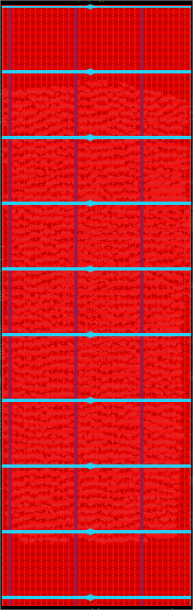
#> input picture tools/wsl/chan_top_reshape_raw/450x1422.png, 193 x 610 px; its folder holds only this picture in this run
$ python recolor_reshape_pngs.py
#> lines starting #> are read from the running program, lines starting #| are printed output that depends on the picture; after the words box and inside, x2 and y2 are one past the last pixel; in counts of white or black regions, pixels touching at a corner belong together
"""Recolor the raw OpenROAD placement screenshots (tools/wsl/chan_top_reshape_raw/*.png, red std cells on
black, cyan PDN stripes) into the dashboard palette and write them to
my_dashboard/public/macro-area/chan-top-reshape/. Only colors change - every pixel keeps its brightness
(= cell density / stripe intensity), so the picture shows exactly the same placement.

  python tools/recolor_reshape_pngs.py

Palette (same as the Macro Tetris canvas): background #101726, std cells purple #7F77DD, PDN stripes green #1D9E75.
"""
import pathlib
import numpy as np
from PIL import Image

ROOT = pathlib.Path(__file__).resolve().parents[1]
SRC = ROOT / "tools/wsl/chan_top_reshape_raw"
DST = ROOT / "my_dashboard/public/macro-area/chan-top-reshape"
BG = np.array([0x10, 0x17, 0x26], float)
CELL = np.array([0x7F, 0x77, 0xDD], float)
PDN = np.array([0x1D, 0x9E, 0x75], float)


def ramp(t, color):
    t = np.clip(t, 0, 1)[..., None]
    return BG + (color - BG) * t


for f in sorted(SRC.glob("*.png")):
    a = np.asarray(Image.open(f).convert("RGB"), float) / 255.0
    r, g, b = a[..., 0], a[..., 1], a[..., 2]
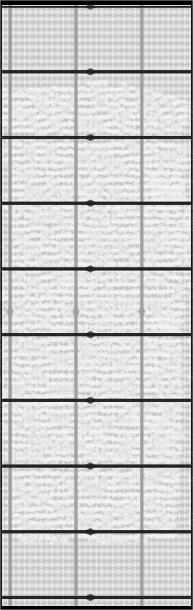
#> r: shape (610, 193) float64; min 0, max 0.957, mean 0.805
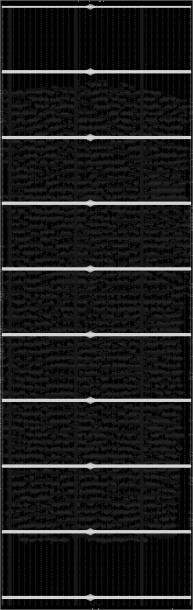
#> g: shape (610, 193) float64; min 0, max 0.847, mean 0.101
    cyan = np.minimum(g, b) - 0.5 * r            # stripes: green+blue high, red low
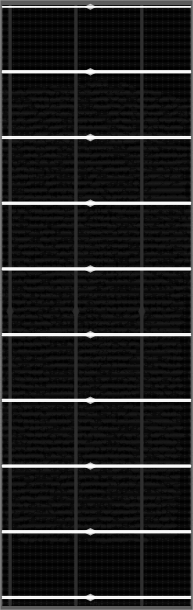
#> cyan: shape (610, 193) float64; min -0.445, max 0.784, mean -0.302; drawn with min black and max white
    is_pdn = cyan > 0.25
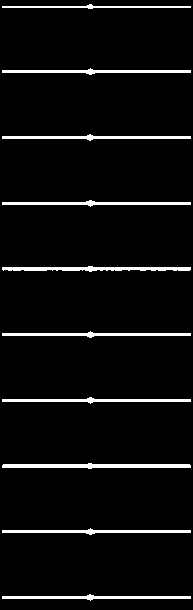
#> is_pdn: shape (610, 193) bool; 5% white; 10 white regions, largest, box (x1, y1, x2, y2) and area: (2, 463, 191, 469) 762, (2, 266, 191, 272) 697, (2, 68, 191, 75) 585
    cell_t = np.maximum(r, 0.5 * (g + b)) ** 1.5  # brightness of the (red) cell fill / grid lines
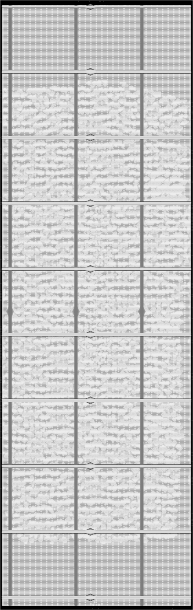
#> cell_t: shape (610, 193) float64; min 0, max 0.936, mean 0.781
    out = np.where(is_pdn[..., None], ramp(np.minimum(1, cyan * 1.3 + 0.15), PDN), ramp(cell_t, CELL))
#> in ramp, `return BG + (color - BG) * t`:
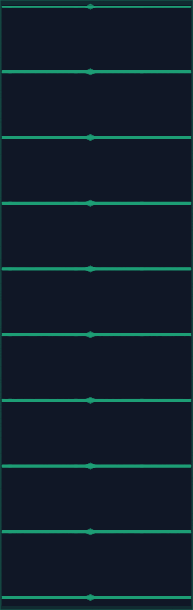
#> returned value: shape (610, 193, 3) float64; mean of channels 0, 1, 2 16.8, 30.9, 42.6; drawn as R, G, B
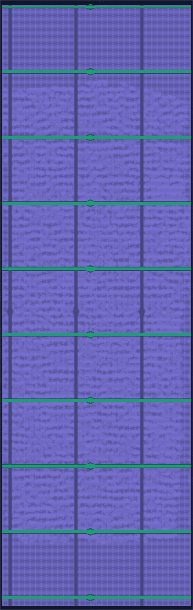
#> out: shape (610, 193, 3) float64; mean of channels 0, 1, 2 98.8, 100.6, 177.3; drawn as R, G, B
    # keep pure-black pixels (outside the die) at the dashboard background
    out = np.where((a.max(-1) < 0.02)[..., None], BG, out)
    DST.mkdir(parents=True, exist_ok=True)
    Image.fromarray(np.clip(out, 0, 255).astype("uint8")).save(DST / f.name, optimize=True)  # size unchanged: aspect = die W:H
    print(f.name, a.shape[1], "x", a.shape[0])
#| 450x1422.png 193 x 610

$ run again, on tools/wsl/chan_top_reshape_raw/800x800.png
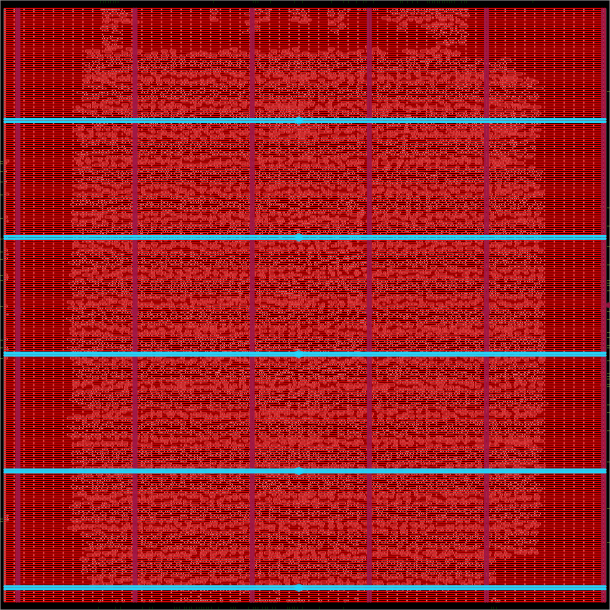
#> input picture tools/wsl/chan_top_reshape_raw/800x800.png, 610 x 610 px
#> `is_pdn = cyan > 0.25`:
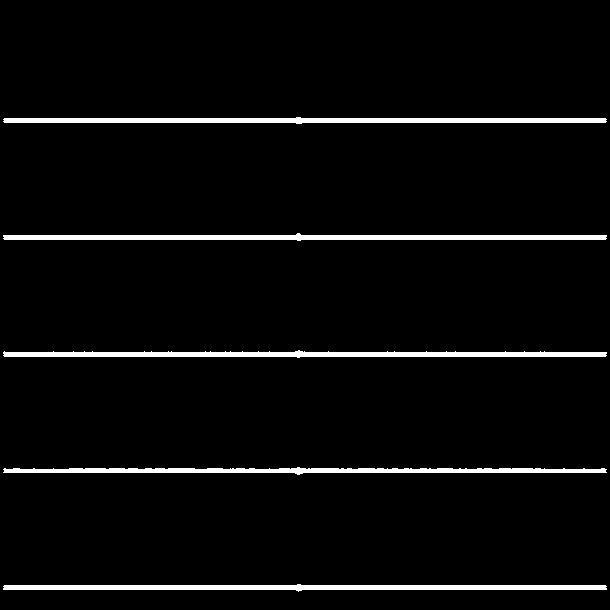
#> is_pdn: shape (610, 610) bool; 4% white; 5 white regions, box (x1, y1, x2, y2) and area: (3, 350, 607, 358) 3056, (3, 233, 607, 241) 3028, (3, 584, 607, 592) 3027, (3, 117, 607, 124) 3025, (3, 467, 607, 475) 2770
#> `out = np.where(is_pdn[..., None], ramp(np.minimum(1, cyan * 1.3 + 0.15..`:
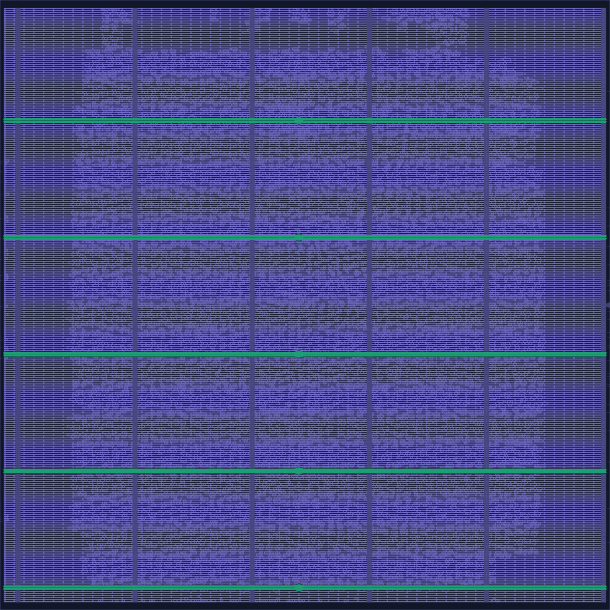
#> out: shape (610, 610, 3) float64; mean of channels 0, 1, 2 73.9, 77.7, 135.6; drawn as R, G, B
#| 800x800.png 610 x 610

$ run again, on tools/wsl/chan_top_reshape_raw/500x1280.png
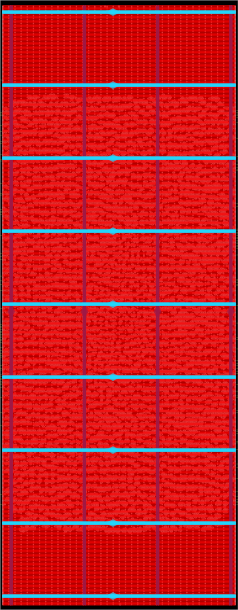
#> input picture tools/wsl/chan_top_reshape_raw/500x1280.png, 238 x 610 px
#> `is_pdn = cyan > 0.25`:
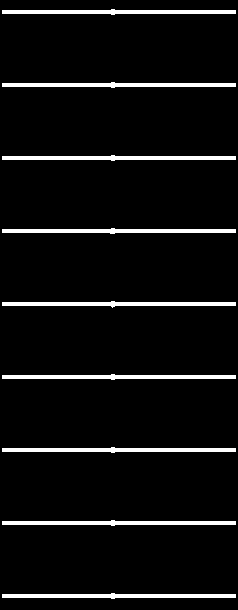
#> is_pdn: shape (610, 238) bool; 5.9% white; 9 white regions, largest, box (x1, y1, x2, y2) and area: (2, 228, 236, 234) 945, (2, 301, 236, 308) 945, (2, 9, 236, 15) 944
#> `out = np.where(is_pdn[..., None], ramp(np.minimum(1, cyan * 1.3 + 0.15..`:
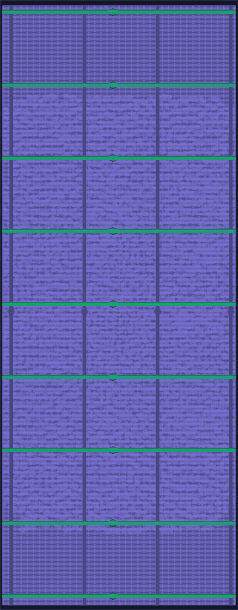
#> out: shape (610, 238, 3) float64; mean of channels 0, 1, 2 94.8, 97.9, 171; drawn as R, G, B
#| 500x1280.png 238 x 610

$ run again, on tools/wsl/chan_top_reshape_raw/590x1085.png
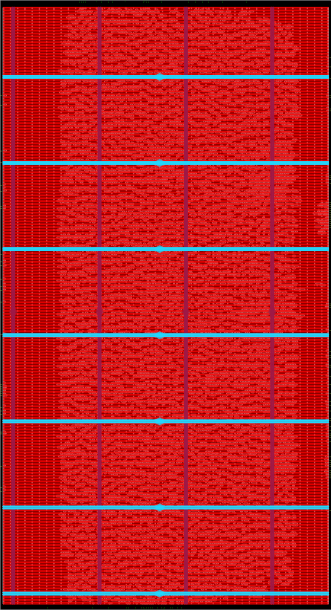
#> input picture tools/wsl/chan_top_reshape_raw/590x1085.png, 331 x 610 px
#> is_pdn: shape (610, 331) bool; 4.5% white; 7 white regions, largest, box (x1, y1, x2, y2) and area: (2, 332, 329, 339) 1321, (2, 159, 329, 167) 1320, (2, 245, 329, 253) 1320
#> `out = np.where(is_pdn[..., None], ramp(np.minimum(1, cyan * 1.3 + 0.15..`:
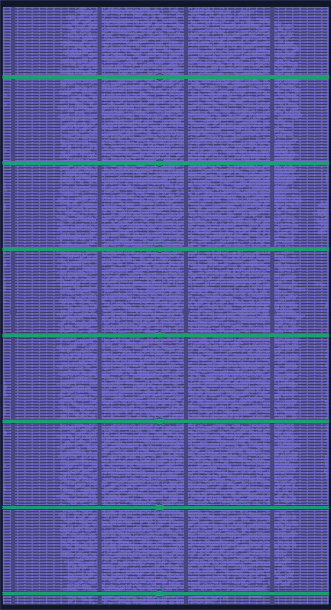
#> out: shape (610, 331, 3) float64; mean of channels 0, 1, 2 89, 91.4, 160.8; drawn as R, G, B
#| 590x1085.png 331 x 610
